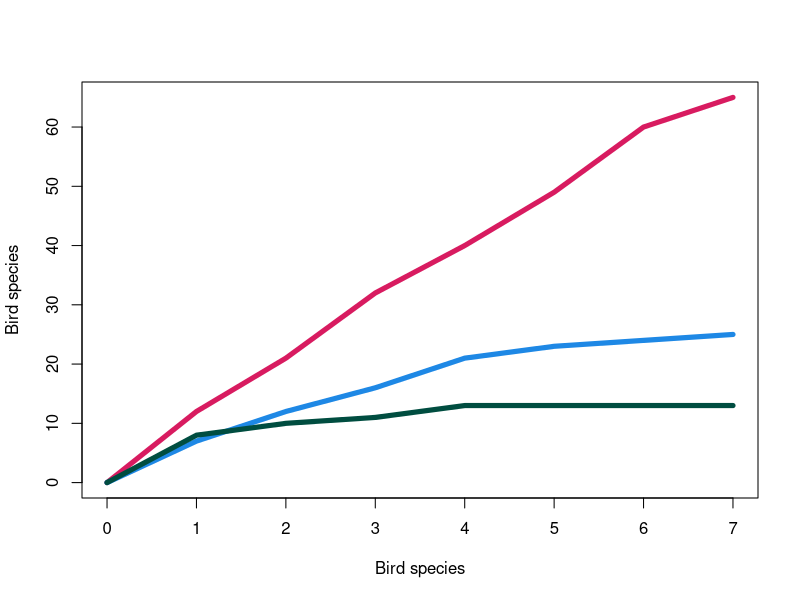

Write R code to recreate this figure.
## ---- chunk 1
library("vegan")
New_forest <- c(0,12,21,32,40,49,60,65)
Telegraph_woods <- c(0,7,12,16,21,23,24,25)
Old_lords_wood <- c(0,8,10,11,13,13,13,13)
time_points <- 0:7
plot(x = time_points, y = New_forest, col = "#D81B60", type = "l",
     xlab = "Bird species", ylab = "Bird species", lwd = 5)
lines(x = time_points, y = Telegraph_woods, col = "#1E88E5", lwd = 5)
lines(x = time_points, y = Old_lords_wood, col = "#004D40", lwd = 5)
## ---- chunk 2
opts_p <- c("__UD_ENV_rep2__", answer="__MD_ENV_rep3__", "__LD_CVP_rep1__")
## ---- chunk 3
opts_p <- c("__UD_ENV_rep2__", "__MD_ENV_rep3__", answer="__LD_CVP_rep1__")
## ---- chunk 4
opts_p <- c(answer="__Environmental__", "__Media__")
